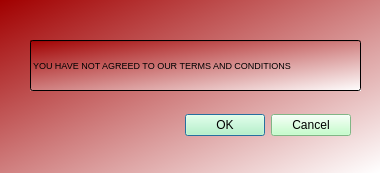
<?xml version="1.0" encoding="UTF-8"?>
<ui version="4.0">
 <class>clickokay</class>
 <widget class="QDialog" name="clickokay">
  <property name="geometry">
   <rect>
    <x>0</x>
    <y>0</y>
    <width>380</width>
    <height>173</height>
   </rect>
  </property>
  <property name="windowTitle">
   <string>TERMS AND CONDITIONS</string>
  </property>
  <property name="autoFillBackground">
   <bool>false</bool>
  </property>
  <property name="styleSheet">
   <string notr="true">background:qlineargradient(spread:pad, x1:0, y1:0, x2:1, y2:1, stop:0 rgba(161, 0, 0, 255), stop:1 rgba(255, 255, 255, 255))</string>
  </property>
  <widget class="QDialogButtonBox" name="dialogButtonBox">
   <property name="geometry">
    <rect>
     <x>10</x>
     <y>110</y>
     <width>341</width>
     <height>31</height>
    </rect>
   </property>
   <property name="styleSheet">
    <string notr="true">background:rgb(179, 255, 188)</string>
   </property>
   <property name="orientation">
    <enum>Qt::Horizontal</enum>
   </property>
   <property name="standardButtons">
    <set>QDialogButtonBox::Cancel|QDialogButtonBox::Ok</set>
   </property>
  </widget>
  <widget class="QLineEdit" name="lineEdit">
   <property name="geometry">
    <rect>
     <x>30</x>
     <y>40</y>
     <width>331</width>
     <height>51</height>
    </rect>
   </property>
   <property name="font">
    <font>
     <family>Segoe UI</family>
     <pointsize>7</pointsize>
     <bold>false</bold>
    </font>
   </property>
   <property name="styleSheet">
    <string notr="true">background:</string>
   </property>
   <property name="text">
    <string>YOU HAVE NOT AGREED TO OUR TERMS AND CONDITIONS</string>
   </property>
  </widget>
 </widget>
 <resources/>
 <connections>
  <connection>
   <sender>dialogButtonBox</sender>
   <signal>accepted()</signal>
   <receiver>clickokay</receiver>
   <slot>accept()</slot>
   <hints>
    <hint type="sourcelabel">
     <x>248</x>
     <y>254</y>
    </hint>
    <hint type="destinationlabel">
     <x>157</x>
     <y>274</y>
    </hint>
   </hints>
  </connection>
  <connection>
   <sender>dialogButtonBox</sender>
   <signal>rejected()</signal>
   <receiver>clickokay</receiver>
   <slot>reject()</slot>
   <hints>
    <hint type="sourcelabel">
     <x>316</x>
     <y>260</y>
    </hint>
    <hint type="destinationlabel">
     <x>286</x>
     <y>274</y>
    </hint>
   </hints>
  </connection>
 </connections>
</ui>
